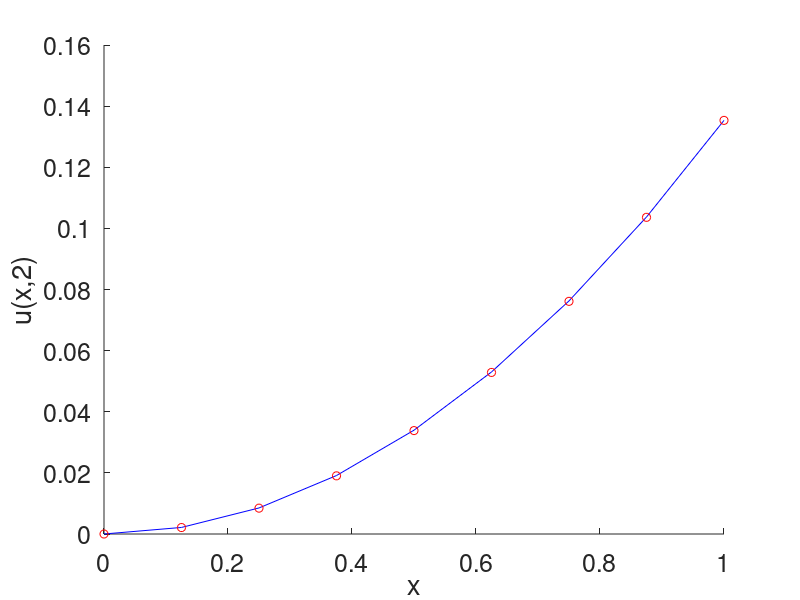

Write MATLAB code to recreate this figure.
function [] = diffusion_type_1d_btcs_scheme_example_2
%%%
%%% --- 1D convection-diffusion equation with Dirichlet boundary condition
% du/dt = -alpha*du/dx - 2*u + D*d^2u/dx^2 + f(x,t),
%                                            f(x,t) = (x^2 + 2*x - 2)*exp(-t)
%                                            u(0,t) = 0.0
%                                            u(1,t) = exp(-t)
%                                            u(x,0) = x^2
% analytic solution: u(x,t) = x^2*exp(-t),
% The finite difference we use here is the backward-time centered space (BTCS). 
%%% ---
% matrix equation: 
% (I + lambda1*u_x + dt*diag(u) - lambda2*u_xx)*w^(n+1) = w^(n) + 
%                                                         lambda_1*b1^(n+1) + 
%                                                         lambda_2*b2^(n+1)
%                                                         dt*s^(n+1) 
% A is tridiagonal matrix.
% (I + lambda1*u_x + dt*diag(u) - lambda2*u_xx) is evolution matrix.
% b1^(n+1) = [u^(n+1)_{a} 0,...0, u^(n+1)_{b}]^(T), (T = transpose). 
% b1^(n+1) = 0 for all n since u(a,t) = (b,t) = 0
% lambda1 = alpha*dt/(2*dx), lambda2 = D*dt/dx^2.
%
% Reference book: D. Bradie, A friendly introduction to numerical analysis 
%
% Written by Tsogbayar Tsednee (PhD), Kyungpook National University, South Korea 
% Contact: tsog215@gmail.com
% Date: Jan 11, 2021
%
format short;
clear;
clc;
%%% ---
D = 1.00;
alpha = 1.0;
a = 0.; % x(0)
b = 1.0; % x(N+1)
N = 8;  % 
dx = (b-a)/N;
% grid and initial condition
% ---
x = zeros(N+1,1); % total number of points is N+1
for i = 1:N+1
    x(i) = a + (i-1)*dx;
end
%x;
% ---
ti = 0.; % t(0)
tf = 2.00; % t(N)
Nt = 32;
dt = (tf-ti)/Nt;
t = zeros(Nt,1); % total number of points is Nt
%
lambda1 = alpha*dt/(2.*dx);
lambda2 = D*dt/dx^2;
%
%  matrix equation is
% (I + lambda1*u_x + dt*diag(u) - lambda2*u_xx)*w^(n+1) = w^(n) + 
%                                                         lambda_1*b1^(n+1) + 
%                                                         lambda_2*b2^(n+1)
%                                                         dt*s^(n+1) 
%
%
u_mat_dx1 = zeros(N+1,N+1);
u_mat_dx2 = zeros(N+1,N+1);
for i = 2:N
    u_mat_dx2(i,i-1) = 1.0;
    u_mat_dx2(i,i) = -2.;
    u_mat_dx2(i,i+1) = 1.;
%
    u_mat_dx1(i,i-1) = -1.;
    u_mat_dx1(i,i) = 0.;
    u_mat_dx1(i,i+1) = 1.;
end
u_mat_dx2(1,1) = -2.;
u_mat_dx2(N+1,N+1) = -2. ;
u_mat_dx2(1,2) = 1.;
u_mat_dx2(N+1,N) = 1.;
%
u_mat_dx2 = u_mat_dx2(1:N+1,1:N+1);
%
u_mat_dx2(1,N+1) = 1.; 
u_mat_dx2(N+1,1) = 1.; 
%
%u_mat_dx2; % (N+1)*(N+1) size
u_mat_dx2 = lambda2*u_mat_dx2 ;
%
u_mat_dx1(1,1) = 0.;
u_mat_dx1(N+1,N+1) = 0.;
u_mat_dx1(1,2) = 1.;
u_mat_dx1(N+1,N) = -1.;
%
u_mat_dx1 = u_mat_dx1(1:N+1,1:N+1) ;
%
u_mat_dx1(1,N+1) = -1.; 
u_mat_dx1(N+1,1) = 1.; 
%
%u_mat_dx1;  % (N+1)*(N+1) size
u_mat_dx1 = lambda1*u_mat_dx1;
%
unit_I = eye(N+1);
% at t0 = 0
w0 = x.^2; % % at t0 = 0.00 & initial
B_mat = 2.*unit_I;
evolution_mat = unit_I + u_mat_dx1 + dt.*B_mat - u_mat_dx2;
%%%
w0 = w0(2:N); % taking intou account the BC 

for j = 1:Nt
    t(j) = ti + (j-0)*dt;
    b_1n = [0.; zeros(N-3,1); -exp(-t(j))];    
    b_2n = [0.; zeros(N-3,1); exp(-t(j))];        
    s_n = exp(-t(j)).*(x(2:N).^2 + 2.*x(2:N) - 2.);   
%    
    w_old = w0 + lambda1.*b_1n + lambda2.*b_2n + dt.*s_n;
    w_new = evolution_mat(2:N,2:N)\(w_old  ); % % BTCS scheme
    w0 = w_new  ;
    %        
%    figure(1)
%    hold on
%    plot(x(2:N), w0, 'r-'); drawnow;    
%    plot(x(2:N), x(2:N).^2.*exp(-t(j)), 'bo'); drawnow;
%    hold off
    
%    
end
%%%
time = tf; % 
w_sol = [0.0; w_new; exp(-time)];
u_exact = x.^2.*exp(-time);
%
figure(1)
hold on
plot(x, w_sol, 'b')
plot(x, u_exact, 'ro')
hold off
%axis([0. 1. .00 1])
set(gca,'FontSize',18)
xlabel('x') % ,'fontsize',16
ylabel('u(x,2)') % ,'Rotation', 
%%%
%rms(w_sol - u_exact);


return
end
